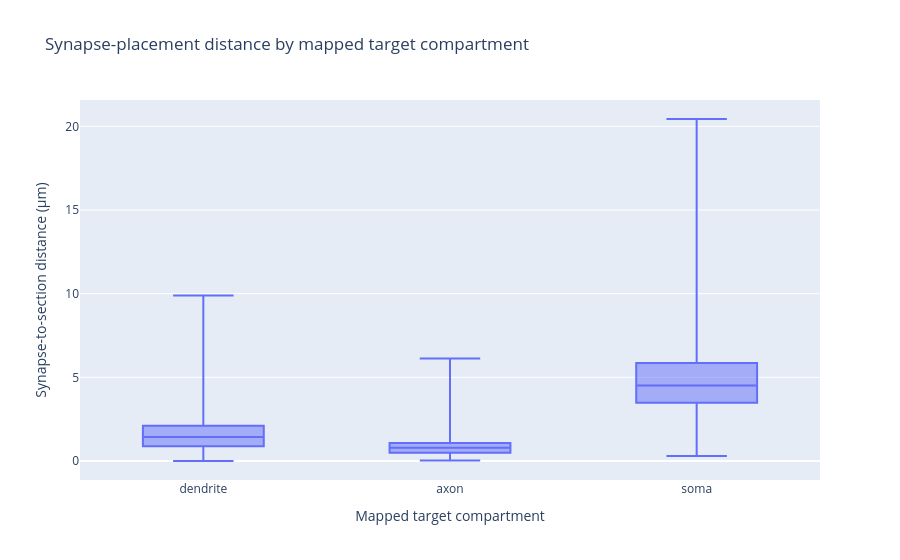

Write notebook code for a chart like this one.
### Markdown cell above
## 11. Synapse-placement QC by target compartment

### Code cell
all_mapped_inputs = pd.concat(
    [
        intrinsic.assign(input_class="intrinsic"),
        outside20_synapses.assign(input_class="outside_selected20"),
    ],
    ignore_index=True,
)

all_mapped_inputs["target_compartment"] = (
    all_mapped_inputs["afferent_section_type"]
    .map(SWC_TYPE_NAMES)
)

placement_summary = (
    all_mapped_inputs
    .groupby(["input_class", "target_compartment"])
    .agg(
        n_synapses=("id", "nunique"),
        median_distance_um=("synapse_to_section_distance_um", "median"),
        p95_distance_um=(
            "synapse_to_section_distance_um",
            lambda values: values.quantile(0.95),
        ),
        max_distance_um=("synapse_to_section_distance_um", "max"),
    )
    .reset_index()
)

display(placement_summary)

fig = px.box(
    all_mapped_inputs,
    x="target_compartment",
    y="synapse_to_section_distance_um",
    points=False,
    labels={
        "target_compartment": "Mapped target compartment",
        "synapse_to_section_distance_um": "Synapse-to-section distance (µm)",
    },
    title="Synapse-placement distance by mapped target compartment",
)

fig.show()

### Figure 1 — Plotly figure (JSON) as saved in the notebook; plotly's stock layout.template omitted (floating-point values rounded to 4 significant figures; data arrays with more than 128 entries replaced by an {"elided": "..."} marker saying what was removed)
{"data": [{"alignmentgroup": "True", "boxpoints": false, "hovertemplate": "Mapped target compartment=%{x}<br>Synapse-to-section distance (µm)=%{y}<extra></extra>", "legendgroup": "", "marker": {"color": "#636efa"}, "name": "", "notched": false, "offsetgroup": "", "orientation": "v", "showlegend": false, "type": "box", "x": {"elided": "44336 str values"}, "x0": " ", "xaxis": "x", "y": {"elided": "44336 float values"}, "y0": " ", "yaxis": "y"}], "layout": {"boxmode": "group", "legend": {"tracegroupgap": 0}, "title": {"text": "Synapse-placement distance by mapped target compartment"}, "xaxis": {"anchor": "y", "domain": [0, 1], "title": {"text": "Mapped target compartment"}}, "yaxis": {"anchor": "x", "domain": [0, 1], "title": {"text": "Synapse-to-section distance (µm)"}}}}
